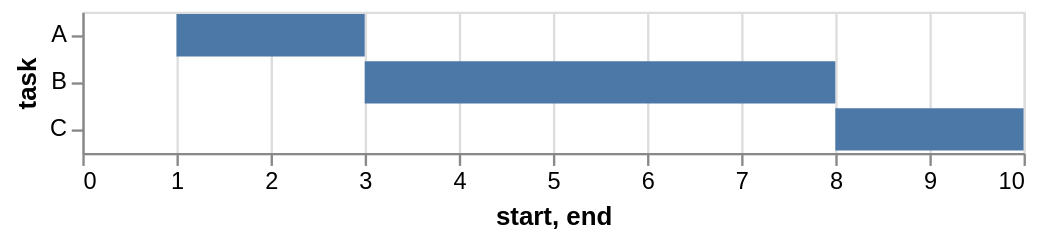

Describe this chart as a Vega-Lite specification.
### Vega specification from a JSON file in a GitHub repository (floating-point values rounded to 4 significant figures)
{"$schema": "https://vega.github.io/schema/vega/v5.json", "description": "A simple bar chart with ranged data (aka Gantt Chart).", "background": "white", "padding": 5, "width": 400, "style": "cell", "data": [{"name": "source_0", "values": [{"task": "A", "start": 1, "end": 3}, {"task": "B", "start": 3, "end": 8}, {"task": "C", "start": 8, "end": 10}]}, {"name": "data_0", "source": "source_0", "transform": [{"type": "filter", "expr": "isValid(datum[\"start\"]) && isFinite(+datum[\"start\"])"}]}], "signals": [{"name": "y_step", "value": 20}, {"name": "height", "update": "bandspace(domain('y').length, 0.1, 0.05) * y_step"}], "marks": [{"name": "marks", "type": "rect", "style": ["bar"], "from": {"data": "data_0"}, "encode": {"update": {"fill": {"value": "#4c78a8"}, "ariaRoleDescription": {"value": "bar"}, "description": {"signal": "\"start: \" + (format(datum[\"start\"], \"\")) + \"; task: \" + (isValid(datum[\"task\"]) ? datum[\"task\"] : \"\"+datum[\"task\"]) + \"; end: \" + (format(datum[\"end\"], \"\"))"}, "x": {"scale": "x", "field": "start"}, "x2": {"scale": "x", "field": "end"}, "y": {"scale": "y", "field": "task"}, "height": {"signal": "max(0.25, bandwidth('y'))"}}}}], "scales": [{"name": "x", "type": "linear", "domain": {"data": "data_0", "fields": ["start", "end"]}, "range": [0, {"signal": "width"}], "nice": true, "zero": true}, {"name": "y", "type": "band", "domain": {"data": "data_0", "field": "task", "sort": true}, "range": {"step": {"signal": "y_step"}}, "paddingInner": 0.1, "paddingOuter": 0.05}], "axes": [{"scale": "x", "orient": "bottom", "gridScale": "y", "grid": true, "tickCount": {"signal": "ceil(width/40)"}, "domain": false, "labels": false, "aria": false, "maxExtent": 0, "minExtent": 0, "ticks": false, "zindex": 0}, {"scale": "x", "orient": "bottom", "grid": false, "title": "start, end", "labelFlush": true, "labelOverlap": true, "tickCount": {"signal": "ceil(width/40)"}, "zindex": 0}, {"scale": "y", "orient": "left", "grid": false, "title": "task", "zindex": 0}]}
